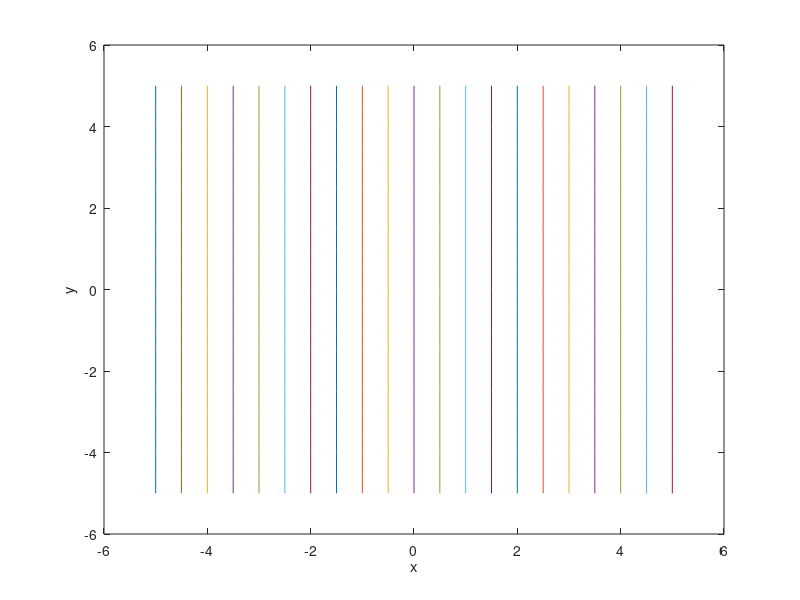

Reproduce this figure in MATLAB.
#Урок 6 трехмерная графика
#meshgrid формирует сетку опорную
clear
[x,y] = meshgrid(-5:0.5:5, -5:0.5:5);
plot(x,y);
xlabel('x');
ylabel('y');

